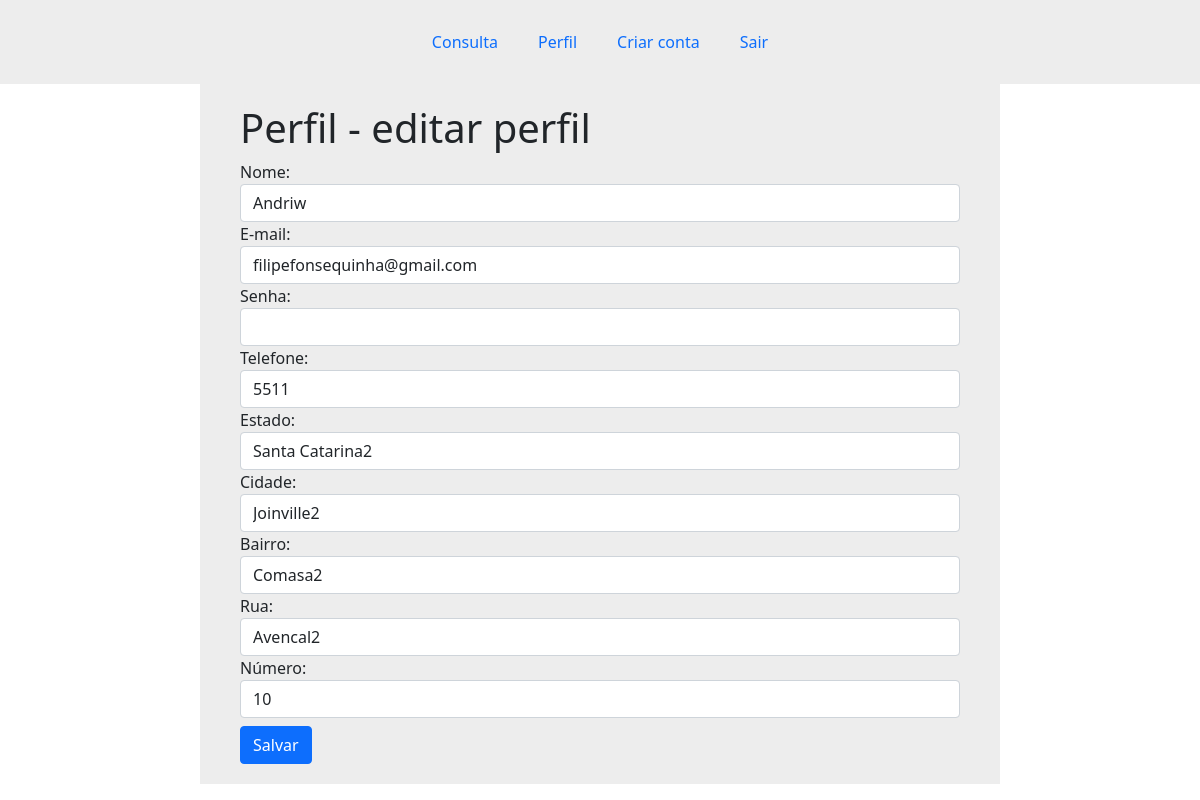
The page /Pages/perfil.php (signed in) on the database its author committed.
### tables this page shows
CREATE TABLE `usuarios` (
  `id` int(11) NOT NULL,
  `nome` varchar(100) NOT NULL,
  `email` varchar(100) NOT NULL,
  `senha` varchar(32) NOT NULL,
  `telefone` varchar(15) NOT NULL,
  `estado` varchar(15) NOT NULL,
  `cidade` varchar(15) NOT NULL,
  `bairro` varchar(20) NOT NULL,
  `rua` varchar(15) NOT NULL,
  `numero` varchar(10) NOT NULL,
  `admin` tinyint(1) NOT NULL
);

### Classes/Usuario.php (called while the page is built, shortened)
<?php
class Usuario{
    public function getUsuario($id){
        global $pdo;
        $sql = $pdo->prepare("SELECT * FROM usuarios WHERE id = :id");
        $sql->bindValue(":id", $id);
        $sql->execute();
        $dados = [];
        if($sql->rowCount() > 0){
            $dados = $sql->fetch();
        }
        return $dados;
    }
}

### Pages/perfil.php (the view, shortened to what this page needs)
<?php
require('../partials/header.php');
require '../Classes/Usuario.php';
$user = new Usuario();
$dados = $user->getUsuario($_SESSION['cLogin']);
            ?>
<div class="container max-width-800">
    <h1>Perfil - editar perfil</h1>
    <form method="post">
        <div class="form-group">
            <label for="nome">Nome:</label>
            <input type="text" name="nome" id="nome" class="form-control" value="<?= $dados['nome'] ?>" />
        </div>
        <div class="form-group">
            <label for="email">E-mail:</label>
            <input type="email" name="email" id="email" class="form-control" value="<?= $dados['email'] ?>" />
        </div>
        <div class="form-group">
            <label for="senha">Senha:</label>
            <input type="password" name="senha" id="senha" class="form-control" value="" />
        </div>
        <div class="form-group">
            <label for="telefone">Telefone:</label>
            <input type="text" name="telefone" id="telefone" class="form-control" value="<?= $dados['telefone'] ?>" />
        </div>
        <div class="form-group">
            <label for="estado">Estado:</label>
            <input type="text" name="estado" id="estado" class="form-control" value="<?= $dados['estado'] ?>" />
        </div>
        <div class="form-group">
            <label for="cidade">Cidade:</label>
            <input type="text" name="cidade" id="cidade" class="form-control" value="<?= $dados['cidade'] ?>" />
        </div>
        <div class="form-group">
            <label for="bairro">Bairro:</label>
            <input type="text" name="bairro" id="bairro" class="form-control" value="<?= $dados['bairro'] ?>" />
        </div>
        <div class="form-group">
            <label for="rua">Rua:</label>
            <input type="text" name="rua" id="rua" class="form-control" value="<?= $dados['rua'] ?>" />
        </div>
        <div class="form-group">
            <label for="numero">Número:</label>
            <input type="text" name="numero" id="numero" class="form-control" value="<?= $dados['numero'] ?>" />
        </div>
        <input type="submit" value="Salvar" class="btn btn-primary mt-2" />
    </form>
</div>
<?php require('../partials/footer.php'); ?>

### assets/css/style.css (style rules this page uses)
.max-width-800 { padding: 20px 40px; background-color:#EDEDED; max-width: 800px; }

### rows shown on the page
usuarios: nome "Andriw", email "filipefonsequinha@gmail.com", telefone "5511", estado "Santa Catarina2", cidade "Joinville2", bairro "Comasa2", rua "Avencal2", numero "10"
